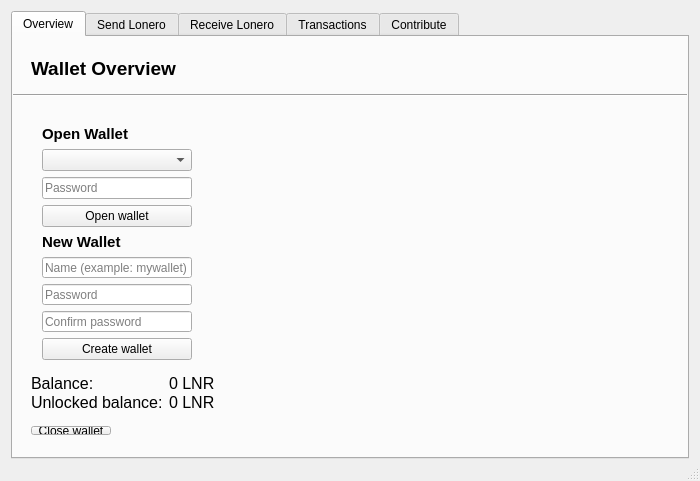
<?xml version="1.0" encoding="UTF-8"?>
<ui version="4.0">
 <class>LoneroWallet</class>
 <widget class="QMainWindow" name="LoneroWallet">
  <property name="geometry">
   <rect>
    <x>0</x>
    <y>0</y>
    <width>700</width>
    <height>481</height>
   </rect>
  </property>
  <property name="minimumSize">
   <size>
    <width>700</width>
    <height>400</height>
   </size>
  </property>
  <property name="maximumSize">
   <size>
    <width>16777215</width>
    <height>16777215</height>
   </size>
  </property>
  <property name="windowTitle">
   <string>Lonero Wallet GUI v1.1.1</string>
  </property>
  <widget class="QWidget" name="centralWidget">
   <layout class="QVBoxLayout" name="verticalLayout_2">
    <property name="spacing">
     <number>0</number>
    </property>
    <property name="leftMargin">
     <number>0</number>
    </property>
    <property name="topMargin">
     <number>0</number>
    </property>
    <property name="rightMargin">
     <number>0</number>
    </property>
    <property name="bottomMargin">
     <number>0</number>
    </property>
    <item>
     <widget class="QWidget" name="panel_main" native="true">
      <layout class="QVBoxLayout" name="verticalLayout_3">
       <property name="bottomMargin">
        <number>0</number>
       </property>
       <item>
        <widget class="QTabWidget" name="tabs_wallet">
         <property name="font">
          <font>
           <underline>false</underline>
          </font>
         </property>
         <property name="cursor">
          <cursorShape>ArrowCursor</cursorShape>
         </property>
         <property name="mouseTracking">
          <bool>false</bool>
         </property>
         <property name="autoFillBackground">
          <bool>false</bool>
         </property>
         <property name="styleSheet">
          <string notr="true"/>
         </property>
         <property name="tabShape">
          <enum>QTabWidget::Rounded</enum>
         </property>
         <property name="currentIndex">
          <number>0</number>
         </property>
         <property name="elideMode">
          <enum>Qt::ElideNone</enum>
         </property>
         <property name="usesScrollButtons">
          <bool>true</bool>
         </property>
         <property name="documentMode">
          <bool>false</bool>
         </property>
         <property name="tabsClosable">
          <bool>false</bool>
         </property>
         <property name="movable">
          <bool>true</bool>
         </property>
         <widget class="QWidget" name="tab_overview">
          <property name="styleSheet">
           <string notr="true"/>
          </property>
          <attribute name="title">
           <string>Overview</string>
          </attribute>
          <layout class="QVBoxLayout" name="verticalLayout">
           <property name="leftMargin">
            <number>0</number>
           </property>
           <property name="rightMargin">
            <number>0</number>
           </property>
           <item>
            <widget class="QWidget" name="widget_3" native="true">
             <property name="maximumSize">
              <size>
               <width>16777215</width>
               <height>40</height>
              </size>
             </property>
             <layout class="QVBoxLayout" name="verticalLayout_4">
              <property name="leftMargin">
               <number>18</number>
              </property>
              <item>
               <widget class="QLabel" name="label">
                <property name="font">
                 <font>
                  <pointsize>14</pointsize>
                  <weight>75</weight>
                  <bold>true</bold>
                 </font>
                </property>
                <property name="text">
                 <string>Wallet Overview</string>
                </property>
               </widget>
              </item>
             </layout>
            </widget>
           </item>
           <item>
            <widget class="Line" name="line">
             <property name="orientation">
              <enum>Qt::Horizontal</enum>
             </property>
            </widget>
           </item>
           <item>
            <widget class="QWidget" name="panel_overview" native="true">
             <layout class="QFormLayout" name="formLayout">
              <property name="fieldGrowthPolicy">
               <enum>QFormLayout::AllNonFixedFieldsGrow</enum>
              </property>
              <property name="leftMargin">
               <number>18</number>
              </property>
              <item row="0" column="0">
               <widget class="QWidget" name="panel_password" native="true">
                <property name="minimumSize">
                 <size>
                  <width>15</width>
                  <height>15</height>
                 </size>
                </property>
                <layout class="QVBoxLayout" name="verticalLayout_14">
                 <item>
                  <widget class="QLabel" name="label_16">
                   <property name="font">
                    <font>
                     <pointsize>11</pointsize>
                     <weight>75</weight>
                     <bold>true</bold>
                    </font>
                   </property>
                   <property name="text">
                    <string>Open Wallet</string>
                   </property>
                  </widget>
                 </item>
                 <item>
                  <widget class="QComboBox" name="select_wallet">
                   <property name="minimumSize">
                    <size>
                     <width>150</width>
                     <height>0</height>
                    </size>
                   </property>
                   <property name="editable">
                    <bool>false</bool>
                   </property>
                   <property name="currentText">
                    <string/>
                   </property>
                  </widget>
                 </item>
                 <item>
                  <widget class="QLineEdit" name="txt_password_open">
                   <property name="enabled">
                    <bool>true</bool>
                   </property>
                   <property name="echoMode">
                    <enum>QLineEdit::Password</enum>
                   </property>
                   <property name="placeholderText">
                    <string>Password</string>
                   </property>
                  </widget>
                 </item>
                 <item>
                  <widget class="QPushButton" name="btn_open">
                   <property name="text">
                    <string>Open wallet</string>
                   </property>
                  </widget>
                 </item>
                 <item>
                  <spacer name="verticalSpacer">
                   <property name="orientation">
                    <enum>Qt::Vertical</enum>
                   </property>
                   <property name="sizeHint" stdset="0">
                    <size>
                     <width>20</width>
                     <height>10</height>
                    </size>
                   </property>
                  </spacer>
                 </item>
                 <item>
                  <widget class="QLabel" name="label_17">
                   <property name="font">
                    <font>
                     <pointsize>11</pointsize>
                     <weight>75</weight>
                     <bold>true</bold>
                    </font>
                   </property>
                   <property name="text">
                    <string>New Wallet</string>
                   </property>
                  </widget>
                 </item>
                 <item>
                  <widget class="QWidget" name="panel_generate" native="true">
                   <layout class="QVBoxLayout" name="verticalLayout_15">
                    <property name="leftMargin">
                     <number>0</number>
                    </property>
                    <property name="topMargin">
                     <number>0</number>
                    </property>
                    <property name="rightMargin">
                     <number>0</number>
                    </property>
                    <property name="bottomMargin">
                     <number>0</number>
                    </property>
                    <item>
                     <widget class="QLineEdit" name="txt_name_generate">
                      <property name="toolTip">
                       <string>Alphanumeric characters only</string>
                      </property>
                      <property name="placeholderText">
                       <string>Name (example: mywallet)</string>
                      </property>
                     </widget>
                    </item>
                    <item>
                     <widget class="QLineEdit" name="txt_password_generate">
                      <property name="echoMode">
                       <enum>QLineEdit::Password</enum>
                      </property>
                      <property name="placeholderText">
                       <string>Password</string>
                      </property>
                     </widget>
                    </item>
                    <item>
                     <widget class="QLineEdit" name="txt_password_generate_confirm">
                      <property name="echoMode">
                       <enum>QLineEdit::Password</enum>
                      </property>
                      <property name="placeholderText">
                       <string>Confirm password</string>
                      </property>
                     </widget>
                    </item>
                   </layout>
                  </widget>
                 </item>
                 <item>
                  <widget class="QPushButton" name="btn_generate">
                   <property name="text">
                    <string>Create wallet</string>
                   </property>
                  </widget>
                 </item>
                </layout>
               </widget>
              </item>
              <item row="1" column="0">
               <widget class="QWidget" name="panel_balance" native="true">
                <property name="minimumSize">
                 <size>
                  <width>10</width>
                  <height>10</height>
                 </size>
                </property>
                <layout class="QFormLayout" name="formLayout_2">
                 <property name="fieldGrowthPolicy">
                  <enum>QFormLayout::AllNonFixedFieldsGrow</enum>
                 </property>
                 <property name="leftMargin">
                  <number>0</number>
                 </property>
                 <property name="topMargin">
                  <number>0</number>
                 </property>
                 <property name="rightMargin">
                  <number>0</number>
                 </property>
                 <property name="bottomMargin">
                  <number>0</number>
                 </property>
                 <item row="1" column="0">
                  <widget class="QLabel" name="label_2">
                   <property name="font">
                    <font>
                     <pointsize>12</pointsize>
                     <weight>50</weight>
                     <bold>false</bold>
                    </font>
                   </property>
                   <property name="text">
                    <string>Balance:</string>
                   </property>
                  </widget>
                 </item>
                 <item row="1" column="1">
                  <widget class="QLabel" name="txt_balance">
                   <property name="font">
                    <font>
                     <pointsize>12</pointsize>
                     <weight>50</weight>
                     <bold>false</bold>
                    </font>
                   </property>
                   <property name="text">
                    <string>0 LNR</string>
                   </property>
                  </widget>
                 </item>
                 <item row="2" column="0">
                  <widget class="QLabel" name="label_3">
                   <property name="font">
                    <font>
                     <pointsize>12</pointsize>
                     <weight>50</weight>
                     <bold>false</bold>
                    </font>
                   </property>
                   <property name="text">
                    <string>Unlocked balance:</string>
                   </property>
                  </widget>
                 </item>
                 <item row="2" column="1">
                  <widget class="QLabel" name="txt_balance_unlocked">
                   <property name="font">
                    <font>
                     <pointsize>12</pointsize>
                     <weight>50</weight>
                     <bold>false</bold>
                    </font>
                   </property>
                   <property name="text">
                    <string>0 LNR</string>
                   </property>
                  </widget>
                 </item>
                </layout>
               </widget>
              </item>
              <item row="2" column="0">
               <widget class="QWidget" name="panel_close_wallet" native="true">
                <property name="minimumSize">
                 <size>
                  <width>10</width>
                  <height>10</height>
                 </size>
                </property>
                <layout class="QVBoxLayout" name="verticalLayout_17">
                 <property name="leftMargin">
                  <number>0</number>
                 </property>
                 <property name="rightMargin">
                  <number>0</number>
                 </property>
                 <property name="bottomMargin">
                  <number>0</number>
                 </property>
                 <item>
                  <widget class="QPushButton" name="btn_close_wallet">
                   <property name="text">
                    <string>Close wallet</string>
                   </property>
                  </widget>
                 </item>
                </layout>
               </widget>
              </item>
             </layout>
            </widget>
           </item>
          </layout>
         </widget>
         <widget class="QWidget" name="tab_send">
          <attribute name="title">
           <string>Send Lonero</string>
          </attribute>
          <layout class="QVBoxLayout" name="verticalLayout_5">
           <property name="leftMargin">
            <number>0</number>
           </property>
           <property name="rightMargin">
            <number>0</number>
           </property>
           <item>
            <widget class="QWidget" name="widget_4" native="true">
             <property name="maximumSize">
              <size>
               <width>16777215</width>
               <height>40</height>
              </size>
             </property>
             <layout class="QVBoxLayout" name="verticalLayout_8">
              <property name="leftMargin">
               <number>18</number>
              </property>
              <item>
               <widget class="QLabel" name="label_6">
                <property name="font">
                 <font>
                  <pointsize>14</pointsize>
                  <weight>75</weight>
                  <bold>true</bold>
                 </font>
                </property>
                <property name="text">
                 <string>Send Lonero</string>
                </property>
               </widget>
              </item>
             </layout>
            </widget>
           </item>
           <item>
            <widget class="Line" name="line_2">
             <property name="orientation">
              <enum>Qt::Horizontal</enum>
             </property>
            </widget>
           </item>
           <item>
            <widget class="QWidget" name="sendLonero" native="true">
             <layout class="QFormLayout" name="formLayout_3">
              <item row="0" column="0" colspan="2">
               <widget class="QWidget" name="form_send" native="true">
                <property name="minimumSize">
                 <size>
                  <width>10</width>
                  <height>10</height>
                 </size>
                </property>
                <layout class="QFormLayout" name="formLayout_4">
                 <property name="fieldGrowthPolicy">
                  <enum>QFormLayout::AllNonFixedFieldsGrow</enum>
                 </property>
                 <item row="0" column="0">
                  <widget class="QLabel" name="label_4">
                   <property name="text">
                    <string>Address:</string>
                   </property>
                  </widget>
                 </item>
                 <item row="0" column="1">
                  <widget class="QLineEdit" name="txt_send_address">
                   <property name="clearButtonEnabled">
                    <bool>true</bool>
                   </property>
                  </widget>
                 </item>
                 <item row="1" column="0">
                  <widget class="QLabel" name="label_5">
                   <property name="text">
                    <string>Payment ID:</string>
                   </property>
                  </widget>
                 </item>
                 <item row="1" column="1">
                  <widget class="QLineEdit" name="txt_send_paymentid">
                   <property name="clearButtonEnabled">
                    <bool>true</bool>
                   </property>
                  </widget>
                 </item>
                 <item row="2" column="0">
                  <widget class="QLabel" name="label_9">
                   <property name="text">
                    <string>Amount:</string>
                   </property>
                  </widget>
                 </item>
                 <item row="2" column="1">
                  <widget class="QDoubleSpinBox" name="txt_send_amount">
                   <property name="maximumSize">
                    <size>
                     <width>150</width>
                     <height>16777215</height>
                    </size>
                   </property>
                   <property name="wrapping">
                    <bool>false</bool>
                   </property>
                   <property name="frame">
                    <bool>true</bool>
                   </property>
                   <property name="buttonSymbols">
                    <enum>QAbstractSpinBox::UpDownArrows</enum>
                   </property>
                   <property name="accelerated">
                    <bool>true</bool>
                   </property>
                   <property name="showGroupSeparator" stdset="0">
                    <bool>false</bool>
                   </property>
                   <property name="suffix">
                    <string> LNR</string>
                   </property>
                   <property name="decimals">
                    <number>8</number>
                   </property>
                   <property name="minimum">
                    <double>0.000000000000000</double>
                   </property>
                   <property name="maximum">
                    <double>1000000000.000000000000000</double>
                   </property>
                  </widget>
                 </item>
                 <item row="3" column="0">
                  <widget class="QLabel" name="label_10">
                   <property name="text">
                    <string>Fee:</string>
                   </property>
                  </widget>
                 </item>
                 <item row="3" column="1">
                  <widget class="QDoubleSpinBox" name="txt_send_fee">
                   <property name="maximumSize">
                    <size>
                     <width>150</width>
                     <height>16777215</height>
                    </size>
                   </property>
                   <property name="suffix">
                    <string> LNR</string>
                   </property>
                   <property name="maximum">
                    <double>100.000000000000000</double>
                   </property>
                   <property name="value">
                    <double>15.000000000000000</double>
                   </property>
                  </widget>
                 </item>
                 <item row="4" column="0">
                  <widget class="QLabel" name="label_12">
                   <property name="text">
                    <string>Mixin:</string>
                   </property>
                  </widget>
                 </item>
                 <item row="4" column="1">
                  <widget class="QSpinBox" name="txt_send_mixin">
                   <property name="maximumSize">
                    <size>
                     <width>150</width>
                     <height>16777215</height>
                    </size>
                   </property>
                  </widget>
                 </item>
                 <item row="5" column="1">
                  <widget class="QPushButton" name="btn_send">
                   <property name="maximumSize">
                    <size>
                     <width>150</width>
                     <height>16777215</height>
                    </size>
                   </property>
                   <property name="text">
                    <string>Send Lonero</string>
                   </property>
                  </widget>
                 </item>
                 <item row="6" column="1">
                  <widget class="QWidget" name="panel_send_confirm" native="true">
                   <property name="maximumSize">
                    <size>
                     <width>150</width>
                     <height>16777215</height>
                    </size>
                   </property>
                   <layout class="QVBoxLayout" name="verticalLayout_16">
                    <property name="leftMargin">
                     <number>0</number>
                    </property>
                    <property name="topMargin">
                     <number>0</number>
                    </property>
                    <property name="rightMargin">
                     <number>0</number>
                    </property>
                    <property name="bottomMargin">
                     <number>0</number>
                    </property>
                    <item>
                     <widget class="QPushButton" name="btn_send_confirm">
                      <property name="maximumSize">
                       <size>
                        <width>150</width>
                        <height>16777215</height>
                       </size>
                      </property>
                      <property name="text">
                       <string>Confirm</string>
                      </property>
                      <property name="checkable">
                       <bool>false</bool>
                      </property>
                      <property name="autoDefault">
                       <bool>false</bool>
                      </property>
                      <property name="default">
                       <bool>false</bool>
                      </property>
                      <property name="flat">
                       <bool>false</bool>
                      </property>
                     </widget>
                    </item>
                    <item>
                     <widget class="QPushButton" name="btn_send_cancel">
                      <property name="maximumSize">
                       <size>
                        <width>150</width>
                        <height>16777215</height>
                       </size>
                      </property>
                      <property name="text">
                       <string>Cancel</string>
                      </property>
                     </widget>
                    </item>
                   </layout>
                  </widget>
                 </item>
                </layout>
               </widget>
              </item>
             </layout>
            </widget>
           </item>
          </layout>
         </widget>
         <widget class="QWidget" name="tab_receive">
          <attribute name="title">
           <string>Receive Lonero</string>
          </attribute>
          <layout class="QVBoxLayout" name="verticalLayout_6">
           <property name="leftMargin">
            <number>0</number>
           </property>
           <property name="rightMargin">
            <number>0</number>
           </property>
           <item>
            <widget class="QWidget" name="widget_6" native="true">
             <property name="maximumSize">
              <size>
               <width>16777215</width>
               <height>40</height>
              </size>
             </property>
             <layout class="QVBoxLayout" name="verticalLayout_9">
              <property name="leftMargin">
               <number>18</number>
              </property>
              <item>
               <widget class="QLabel" name="label_7">
                <property name="font">
                 <font>
                  <pointsize>14</pointsize>
                  <weight>75</weight>
                  <bold>true</bold>
                 </font>
                </property>
                <property name="text">
                 <string>Receive Lonero</string>
                </property>
               </widget>
              </item>
             </layout>
            </widget>
           </item>
           <item>
            <widget class="Line" name="line_3">
             <property name="orientation">
              <enum>Qt::Horizontal</enum>
             </property>
            </widget>
           </item>
           <item>
            <widget class="QWidget" name="widget_7" native="true">
             <layout class="QFormLayout" name="formLayout_6">
              <item row="0" column="0" colspan="2">
               <widget class="QWidget" name="in_address" native="true">
                <layout class="QFormLayout" name="formLayout_5">
                 <item row="0" column="0">
                  <widget class="QLabel" name="label_11">
                   <property name="font">
                    <font>
                     <pointsize>8</pointsize>
                     <weight>50</weight>
                     <italic>false</italic>
                     <bold>false</bold>
                    </font>
                   </property>
                   <property name="text">
                    <string>Address:</string>
                   </property>
                  </widget>
                 </item>
                 <item row="0" column="1">
                  <widget class="QLineEdit" name="txt_receive_address">
                   <property name="enabled">
                    <bool>true</bool>
                   </property>
                   <property name="focusPolicy">
                    <enum>Qt::NoFocus</enum>
                   </property>
                   <property name="text">
                    <string/>
                   </property>
                   <property name="readOnly">
                    <bool>true</bool>
                   </property>
                   <property name="clearButtonEnabled">
                    <bool>false</bool>
                   </property>
                  </widget>
                 </item>
                </layout>
               </widget>
              </item>
             </layout>
            </widget>
           </item>
          </layout>
         </widget>
         <widget class="QWidget" name="tab_transactions">
          <attribute name="title">
           <string>Transactions</string>
          </attribute>
          <layout class="QVBoxLayout" name="verticalLayout_7">
           <property name="leftMargin">
            <number>0</number>
           </property>
           <property name="rightMargin">
            <number>0</number>
           </property>
           <item>
            <widget class="QWidget" name="widget_8" native="true">
             <property name="maximumSize">
              <size>
               <width>16777215</width>
               <height>40</height>
              </size>
             </property>
             <layout class="QVBoxLayout" name="verticalLayout_10">
              <property name="leftMargin">
               <number>18</number>
              </property>
              <item>
               <widget class="QLabel" name="label_8">
                <property name="font">
                 <font>
                  <pointsize>14</pointsize>
                  <weight>75</weight>
                  <bold>true</bold>
                 </font>
                </property>
                <property name="text">
                 <string>Transactions</string>
                </property>
               </widget>
              </item>
             </layout>
            </widget>
           </item>
           <item>
            <widget class="Line" name="line_4">
             <property name="orientation">
              <enum>Qt::Horizontal</enum>
             </property>
            </widget>
           </item>
           <item>
            <widget class="QWidget" name="widget_9" native="true">
             <layout class="QHBoxLayout" name="horizontalLayout_2">
              <item>
               <widget class="QTableWidget" name="table_transactions">
                <property name="frameShadow">
                 <enum>QFrame::Sunken</enum>
                </property>
                <property name="editTriggers">
                 <set>QAbstractItemView::NoEditTriggers</set>
                </property>
                <property name="columnCount">
                 <number>6</number>
                </property>
                <column>
                 <property name="text">
                  <string>Date (UTC)</string>
                 </property>
                </column>
                <column>
                 <property name="text">
                  <string>Type</string>
                 </property>
                </column>
                <column>
                 <property name="text">
                  <string>Amount</string>
                 </property>
                </column>
                <column>
                 <property name="text">
                  <string>Fee</string>
                 </property>
                </column>
                <column>
                 <property name="text">
                  <string>Transaction Hash</string>
                 </property>
                </column>
                <column>
                 <property name="text">
                  <string>Address</string>
                 </property>
                </column>
               </widget>
              </item>
             </layout>
            </widget>
           </item>
          </layout>
         </widget>
         <widget class="QWidget" name="tab_contribute">
          <attribute name="title">
           <string>Contribute</string>
          </attribute>
          <layout class="QVBoxLayout" name="verticalLayout_11">
           <property name="leftMargin">
            <number>0</number>
           </property>
           <property name="topMargin">
            <number>9</number>
           </property>
           <property name="rightMargin">
            <number>0</number>
           </property>
           <property name="bottomMargin">
            <number>0</number>
           </property>
           <item>
            <widget class="QWidget" name="widget" native="true">
             <property name="maximumSize">
              <size>
               <width>16777215</width>
               <height>40</height>
              </size>
             </property>
             <layout class="QVBoxLayout" name="verticalLayout_12">
              <property name="leftMargin">
               <number>18</number>
              </property>
              <item>
               <widget class="QLabel" name="label_13">
                <property name="font">
                 <font>
                  <pointsize>14</pointsize>
                  <weight>75</weight>
                  <bold>true</bold>
                 </font>
                </property>
                <property name="text">
                 <string>Contribute</string>
                </property>
               </widget>
              </item>
             </layout>
            </widget>
           </item>
           <item>
            <widget class="Line" name="line_5">
             <property name="orientation">
              <enum>Qt::Horizontal</enum>
             </property>
            </widget>
           </item>
           <item>
            <widget class="QWidget" name="widget_5" native="true">
             <layout class="QFormLayout" name="formLayout_8">
              <property name="fieldGrowthPolicy">
               <enum>QFormLayout::AllNonFixedFieldsGrow</enum>
              </property>
              <item row="0" column="0">
               <widget class="QWidget" name="widget_10" native="true">
                <property name="minimumSize">
                 <size>
                  <width>10</width>
                  <height>10</height>
                 </size>
                </property>
                <layout class="QVBoxLayout" name="verticalLayout_13">
                 <item>
                  <widget class="QLabel" name="label_15">
                   <property name="font">
                    <font>
                     <pointsize>10</pointsize>
                     <weight>75</weight>
                     <bold>true</bold>
                    </font>
                   </property>
                   <property name="text">
                    <string>Want to support the Lonero GUI project?</string>
                   </property>
                  </widget>
                 </item>
                 <item>
                  <widget class="QLabel" name="label_14">
                   <property name="font">
                    <font>
                     <pointsize>9</pointsize>
                    </font>
                   </property>
                   <property name="text">
                    <string>Donations can be sent to the addresses below.  Thank you to all who donate. You are much appreciated!</string>
                   </property>
                  </widget>
                 </item>
                 <item>
                  <widget class="QWidget" name="widget_2" native="true">
                   <layout class="QFormLayout" name="formLayout_7">
                    <property name="leftMargin">
                     <number>0</number>
                    </property>
                    <property name="topMargin">
                     <number>0</number>
                    </property>
                    <property name="rightMargin">
                     <number>0</number>
                    </property>
                    <property name="bottomMargin">
                     <number>0</number>
                    </property>
                    <item row="0" column="0">
                     <widget class="QLabel" name="label_18">
                      <property name="font">
                       <font>
                        <weight>75</weight>
                        <bold>true</bold>
                       </font>
                      </property>
                      <property name="text">
                       <string>LNR:</string>
                      </property>
                     </widget>
                    </item>
                    <item row="0" column="1">
                     <widget class="QLineEdit" name="txt_donate_address_lnr">
                      <property name="focusPolicy">
                       <enum>Qt::NoFocus</enum>
                      </property>
                      <property name="text">
                       <string>D5cagVsvuSwXaLsgtoByc87H6kPXtMzkb6HFWAYVCsNnW1Az5XsEAcxbE1HgdoiSZSD4HdAAWUK7NC3y9MbwPMq5G3kibCF</string>
                      </property>
                      <property name="echoMode">
                       <enum>QLineEdit::Normal</enum>
                      </property>
                      <property name="cursorPosition">
                       <number>0</number>
                      </property>
                      <property name="readOnly">
                       <bool>true</bool>
                      </property>
                     </widget>
                    </item>
                    <item row="1" column="0">
                     <widget class="QLabel" name="label_19">
                      <property name="font">
                       <font>
                        <weight>75</weight>
                        <bold>true</bold>
                       </font>
                      </property>
                      <property name="text">
                       <string>BTC:</string>
                      </property>
                     </widget>
                    </item>
                    <item row="1" column="1">
                     <widget class="QLineEdit" name="txt_donate_address_btc">
                      <property name="focusPolicy">
                       <enum>Qt::NoFocus</enum>
                      </property>
                      <property name="contextMenuPolicy">
                       <enum>Qt::DefaultContextMenu</enum>
                      </property>
                      <property name="acceptDrops">
                       <bool>true</bool>
                      </property>
                      <property name="autoFillBackground">
                       <bool>false</bool>
                      </property>
                      <property name="text">
                       <string>39MUeews44uMCNqwG5kbxFzQmpfz1otPTu</string>
                      </property>
                      <property name="frame">
                       <bool>true</bool>
                      </property>
                      <property name="cursorPosition">
                       <number>0</number>
                      </property>
                      <property name="readOnly">
                       <bool>true</bool>
                      </property>
                     </widget>
                    </item>
                   </layout>
                  </widget>
                 </item>
                </layout>
               </widget>
              </item>
             </layout>
            </widget>
           </item>
          </layout>
         </widget>
        </widget>
       </item>
      </layout>
     </widget>
    </item>
   </layout>
  </widget>
  <widget class="QMenuBar" name="bar_menu">
   <property name="geometry">
    <rect>
     <x>0</x>
     <y>0</y>
     <width>700</width>
     <height>21</height>
    </rect>
   </property>
  </widget>
  <widget class="QStatusBar" name="bar_status"/>
 </widget>
 <layoutdefault spacing="6" margin="11"/>
 <tabstops>
  <tabstop>tabs_wallet</tabstop>
  <tabstop>txt_send_address</tabstop>
  <tabstop>txt_send_paymentid</tabstop>
  <tabstop>txt_send_amount</tabstop>
  <tabstop>txt_send_fee</tabstop>
  <tabstop>txt_send_mixin</tabstop>
  <tabstop>btn_send</tabstop>
  <tabstop>table_transactions</tabstop>
 </tabstops>
 <resources/>
 <connections/>
</ui>
